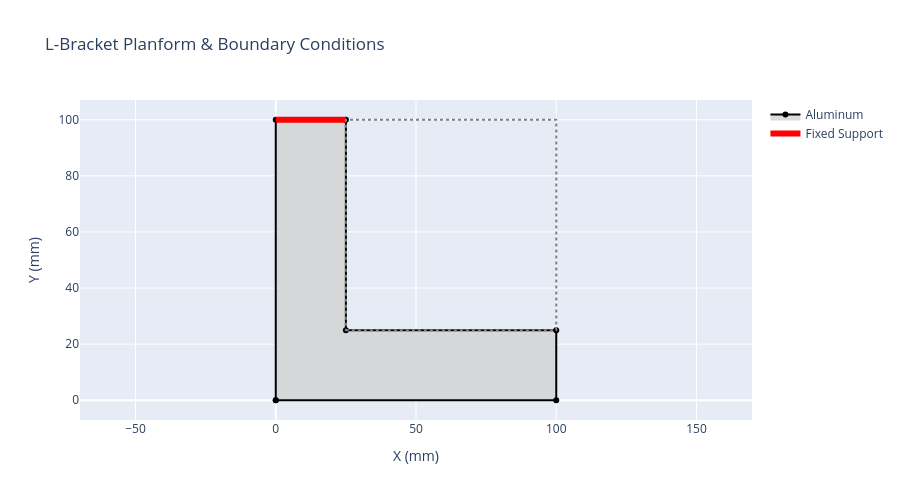
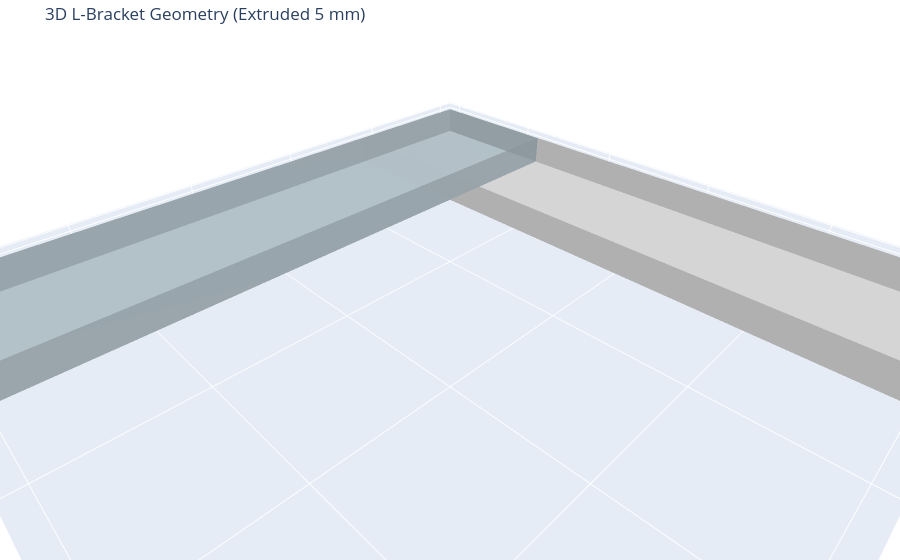
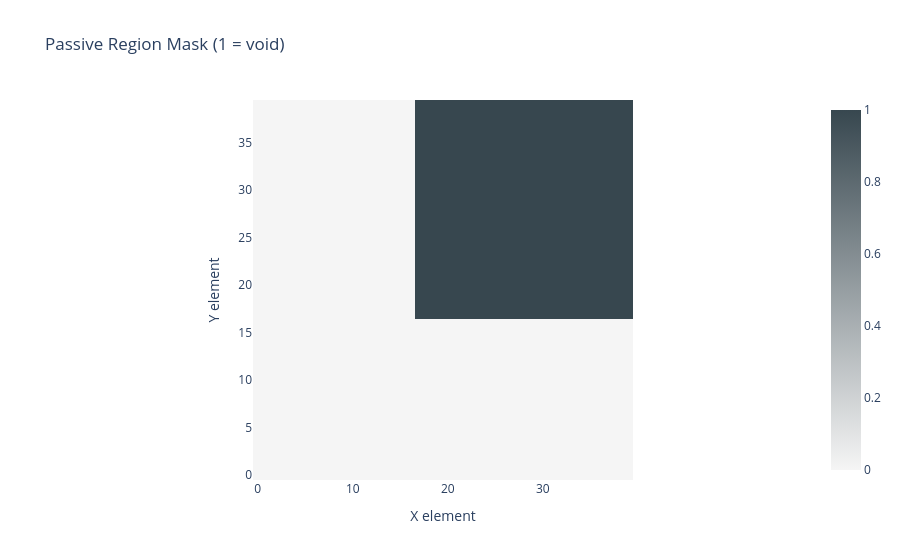

The notebook cell saved with these charts, in order:
### Markdown cell above
## Geometry & Finite-Element Grid

We reuse the shared L-bracket visualizations and extend them with MMC-specific overlays (void mask, passive regions).

### Code cell
draw_lbracket_2d().show()
make_bracket_mesh().show()

def plot_passive_mask(domain: DomainConfig):
    mask = build_passive_mask(domain)
    fig = px.imshow(mask, origin="lower", color_continuous_scale=["#f5f5f5", "#37474f"],
                    title="Passive Region Mask (1 = void)")
    fig.update_xaxes(title="X element")
    fig.update_yaxes(title="Y element")
    return fig

plot_passive_mask(DomainConfig()).show()

### Figure 1 — Plotly figure (JSON) as saved in the notebook; plotly's stock layout.template omitted (floating-point values rounded to 4 significant figures)
{"data": [{"fill": "toself", "fillcolor": "rgba(211,211,211,0.8)", "line": {"color": "black", "width": 2}, "name": "Aluminum", "type": "scatter", "x": [0.0, 100.0, 100.0, 25.0, 25.0, 0.0, 0.0], "y": [0.0, 0.0, 25.0, 25.0, 100.0, 100.0, 0.0]}, {"line": {"color": "red", "width": 6}, "mode": "lines", "name": "Fixed Support", "type": "scatter", "x": [0, 25], "y": [100, 100]}], "layout": {"height": 500, "shapes": [{"fillcolor": "rgba(0,0,0,0)", "line": {"color": "gray", "dash": "dot"}, "type": "rect", "x0": 25, "x1": 100, "y0": 25, "y1": 100}], "showlegend": true, "title": {"text": "L-Bracket Planform & Boundary Conditions"}, "xaxis": {"scaleanchor": "y", "scaleratio": 1, "title": {"text": "X (mm)"}}, "yaxis": {"title": {"text": "Y (mm)"}}}}

### Figure 2 — Plotly figure (JSON) as saved in the notebook; plotly's stock layout.template omitted (floating-point values rounded to 4 significant figures)
{"data": [{"color": "#d3d3d3", "flatshading": true, "i": [0, 0, 4, 4, 0, 0, 1, 1, 2, 2, 3, 3], "j": [1, 2, 5, 6, 1, 5, 2, 6, 3, 7, 0, 4], "k": [2, 3, 6, 7, 5, 4, 6, 5, 7, 6, 4, 7], "opacity": 0.85, "type": "mesh3d", "x": [0, 25, 25, 0, 0, 25, 25, 0], "y": [0, 0, 100, 100, 0, 0, 100, 100], "z": [0, 0, 0, 0, 5, 5, 5, 5]}, {"color": "#b0bec5", "flatshading": true, "i": [0, 0, 4, 4, 0, 0, 1, 1, 2, 2, 3, 3], "j": [1, 2, 5, 6, 1, 5, 2, 6, 3, 7, 0, 4], "k": [2, 3, 6, 7, 5, 4, 6, 5, 7, 6, 4, 7], "opacity": 0.85, "type": "mesh3d", "x": [0, 100, 100, 0, 0, 100, 100, 0], "y": [0, 0, 25, 25, 0, 0, 25, 25], "z": [0, 0, 0, 0, 5, 5, 5, 5]}], "layout": {"margin": {"b": 0, "l": 0, "r": 0, "t": 40}, "scene": {"aspectmode": "data", "xaxis": {"title": {"text": "X (mm)"}}, "yaxis": {"title": {"text": "Y (mm)"}}, "zaxis": {"title": {"text": "Z (mm)"}}}, "title": {"text": "3D L-Bracket Geometry (Extruded 5 mm)"}}}

### Figure 3 — Plotly figure (JSON) as saved in the notebook; plotly's stock layout.template omitted (floating-point values rounded to 4 significant figures; data arrays with more than 128 entries replaced by an {"elided": "..."} marker saying what was removed)
{"data": [{"coloraxis": "coloraxis", "hovertemplate": "x: %{x}<br>y: %{y}<br>color: %{z}<extra></extra>", "name": "0", "type": "heatmap", "xaxis": "x", "yaxis": "y", "z": {"elided": "40x40 int values"}}], "layout": {"coloraxis": {"colorscale": [[0, "#f5f5f5"], [1, "#37474f"]]}, "title": {"text": "Passive Region Mask (1 = void)"}, "xaxis": {"anchor": "y", "constrain": "domain", "domain": [0, 1], "scaleanchor": "y", "title": {"text": "X element"}}, "yaxis": {"anchor": "x", "autorange": true, "constrain": "domain", "domain": [0, 1], "title": {"text": "Y element"}}}}
